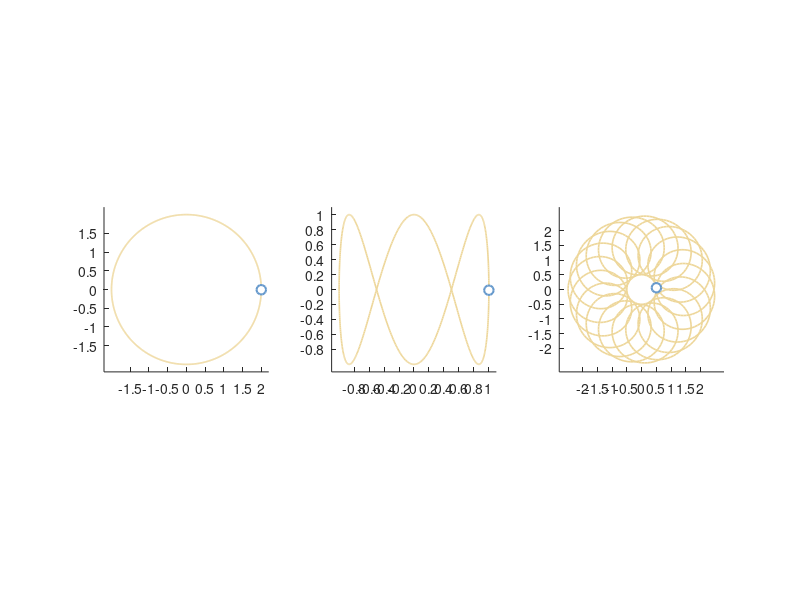

Write MATLAB code to recreate this figure.
% Limpieza de pantalla
clear all
close all
clc

% Creamos una figura ancha con fondo blanco
figure('Color', 'w', 'Position', [100, 100, 1400, 450]);

colorLinea = [0.93 0.84 0.6]; % Color crema/dorado de la línea
colorMarcador = [0.4 0.6 0.8]; % Color azul del punto

% ==========================================
% 1. Primer Gráfica: Círculo (R=2)
% ==========================================
subplot(1,3,1);
t1 = 0:0.01:2*pi;
x1 = 2 * cos(t1);
y1 = 2 * sin(t1);

plot(x1, y1, 'Color', colorLinea, 'LineWidth', 1.2); hold on;
plot(x1(end), y1(end), 'o', 'MarkerSize', 7, 'MarkerFaceColor', 'w', 'Color', colorMarcador, 'LineWidth', 1.5); 
axis equal;
axis([-2.2 2.2 -2.2 2.2]);
set(gca, 'Color', 'w', 'XTick', -1.5:0.5:2, 'YTick', -1.5:0.5:1.5);
box off; title(' ');

% ==========================================
% 2. Segunda Gráfica: Curva de Lissajous (3 GIROS)
% ==========================================
subplot(1,3,2);
t2 = 0:0.01:2*pi;
x2 = cos(t2);
y2 = sin(3*t2);

plot(x2, y2, 'Color', colorLinea, 'LineWidth', 1.2); hold on;
plot(x2(end), y2(end), 'o', 'MarkerSize', 7, 'MarkerFaceColor', 'w', 'Color', colorMarcador, 'LineWidth', 1.5); 
axis equal;
axis([-1.1 1.1 -1.1 1.1]);
set(gca, 'Color', 'w', 'XTick', -0.8:0.2:1, 'YTick', -0.8:0.2:1);
box off; title(' ');

% ==========================================
% 3. Tercera Gráfica: Espirógrafo (20 Anillos - CORREGIDO)
% ==========================================
subplot(1,3,3);
t3 = 0:0.005:2*pi;
% Cambiamos la frecuencia a 20 para replicar la densidad exacta
x3 = 1.5 * cos(t3) - 1.0 * cos(20*t3);
y3 = 1.5 * sin(t3) - 1.0 * sin(20*t3);

plot(x3, y3, 'Color', colorLinea, 'LineWidth', 1.2); hold on;
plot(x3(end), y3(end), 'o', 'MarkerSize', 7, 'MarkerFaceColor', 'w', 'Color', colorMarcador, 'LineWidth', 1.5); 
axis equal;
axis([-2.8 2.8 -2.8 2.8]);
set(gca, 'Color', 'w', 'XTick', -2:0.5:2, 'YTick', -2:0.5:2);
box off; title(' ');
